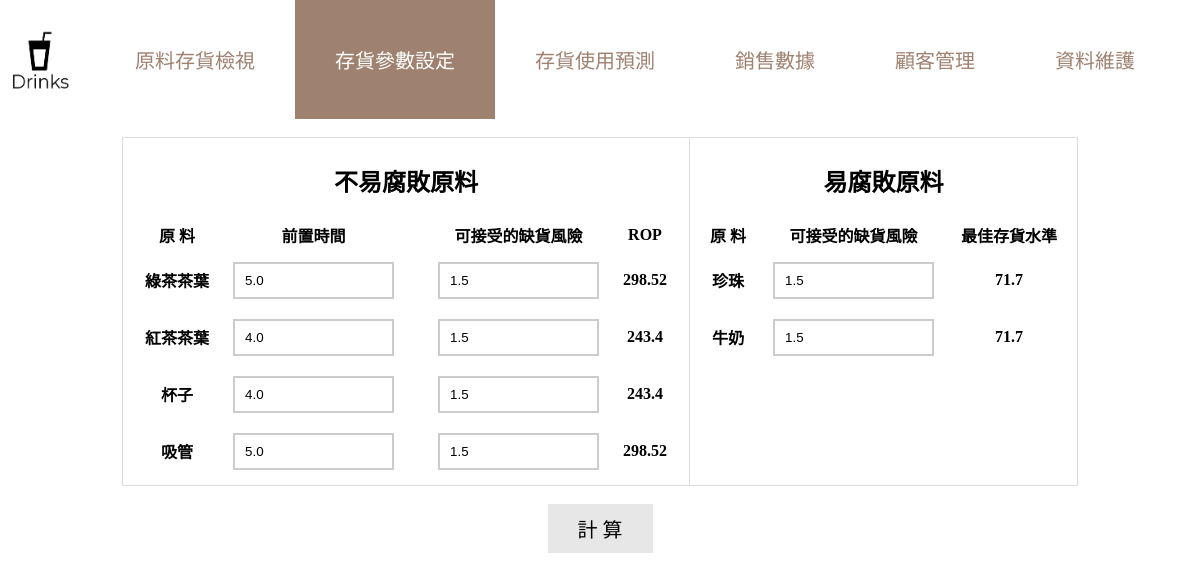
The app's page /management/variable_setting with its own data.
### drink/models.py (models this page shows)
class ROP_Parameters(models.Model):
    ingredient_name = models.CharField(max_length=20)
    LT = models.FloatField()
    d  = models.FloatField()
    sigma = models.FloatField()
    accepted_risk= models.FloatField()
    ROP = models.FloatField(default=0)

class S0_Parameters(models.Model):
    ingredient_name = models.CharField(max_length=20)
    d  = models.FloatField()
    sigma = models.FloatField()
    accepted_risk= models.FloatField()
    S0 = models.FloatField(default=0)

### drink/views.py (the view, shortened to what this page needs)
# urls.py: path('management/variable_setting', level_setup),
def level_setup(request):
    i_para_list_ROP=list(ROP_Parameters.objects.all())
    i_para_list_S0=list(S0_Parameters.objects.all())
    for i in i_para_list_ROP:
        LT_str=str(i.ingredient_name)+"_LT"
        accepted_risk_str=str(i.ingredient_name)+"_accepted_risk"
    for i in i_para_list_S0:
        accepted_risk_str=str(i.ingredient_name)+"_accepted_risk"
        if(accepted_risk_str in request.GET):
            accepted_risk=float(request.GET[accepted_risk_str])
            i.accepted_risk=accepted_risk
            i.S0=getS0(accepted_risk)
            i.save()
    return render(request,'variable_setting.html',locals())

### drink/templates/variable_setting.html (shortened to what this page needs)
<!DOCTYPE html>
<html>
<head>
</head>
<body>
    <ul class="topnav">
      <li>
        {% load staticfiles %}
        <img src=" {% static 'logo.png' %} " style="width:80px; height:80px; float:left; padding-right:15px; padding-top: 20px;" onclick="window.location.href ='/drink_system'"></li>
      <li><a class='other' href='/management/ingredient'>原料存貨檢視</a></li>
      <li><a class='active'>存貨參數設定</a></li>
      <li><a class='other' href='/management/inventory_prediction'>存貨使用預測</a></li>
      <li><a class='other' href="/management/sales_info">銷售數據</a></li>
      <li><a class='other' href="/management/customer_info">顧客管理</a></li>
      <li><a class='other' href="/admin">資料維護</a></li>
    </ul>
<form method="GET" action="">
<br>
<table align="center" style="border: 1px solid #ddd;">
    <tr style="border: 1px solid #ddd;">
        <th valign="top" style="border: 1px solid #ddd;padding-left: 10px;padding-right: 10px">
            <div class='container' " style="padding-left: 10px;padding-right: 10px">
            <h2>不易腐敗原料</h2>
            <table>
                <tr>
                    <th>原 料</th>
                    <th>前置時間</th>
                    <th>可接受的缺貨風險</th>
                    <th>ROP</th>
                </tr>
                {%for i in i_para_list_ROP%}
                <tr>
                    <td>{{i.ingredient_name}}</td>
                    <td>
                        <input class="form-control" name="{{i.ingredient_name}}_LT" id="{{i.ingredient_name}}_LT" type="text" value="{{i.LT}}">
                    </td>
                    <td>
                        <input class="form-control" name="{{i.ingredient_name}}_accepted_risk" id="{{i.ingredient_name}}_accepted_risk" type="text" value="{{i.accepted_risk}}">
                    </td>
                    <td>
                        <p>{{i.ROP}}</p>
                    </td>
                </tr>
                {%endfor%}
            </table>
            </div>
        </th>
        <th valign="top">
            <div class='container' style="padding-left: 10px;padding-right: 10px">
            <h2>易腐敗原料</h2>
            <table>
                <tr>
                    <th>原 料</th>
                    <th>可接受的缺貨風險</th>
                    <th>最佳存貨水準</th>
                </tr>
                {%for i in i_para_list_S0%}
                <tr>
                    <td>{{i.ingredient_name}}</td>
                    <td>
                        <input class="form-control" name="{{i.ingredient_name}}_accepted_risk" id="{{i.ingredient_name}}_accepted_risk" type="text" value="{{i.accepted_risk}}">
                    </td>
                    <td>
                        <p>{{i.S0}}</p>
                    </td>
                </tr>
                {%endfor%}
            </table>
            <br>
            </div>
        </th>
    </tr>
</table>
<br>
<div align="center">
<input class='button' type="submit" value="計 算" align="center"></div>
</form>
</body>
</html>

### drink/templates/variable_setting.html (style rules this page uses)
body { font-family: 微軟正黑體; margin: 0px; padding-top: 0px; }
table, td, th { text-align: center; }
table { border-collapse: collapse; }
th { padding: 5px; text-align:center; }
td { padding: 2px; }
input[type=text] { width: 80%; padding: 9px 10px; margin: 8px 0; box-sizing: border-box; border: 2px solid #ccc; -webkit-transition: 0.5s; transition: 0.5s; outline: none; }
.button { background-color: #e7e7e7; border: none; padding: 10px 30px; text-align: center; text-decoration: none; display: inline-block; font-size: 20px; font-family: 微軟正黑體; }
.topnav { overflow: hidden; background-color: white; }
.topnav a { float: left; display: block; text-align: center; padding: 45px 40px; text-decoration: none; }
.other { color: #9F8170; }
ul { list-style-type: none; margin: 0; padding: 0; overflow: hidden; background-color: #C3B091; font-size: 20px; }
.active { color: white; background-color: #9F8170; }

### records on screen
ROP_Parameters: ingredient_name "綠茶茶葉", LT "5.0", accepted_risk "1.5", ROP "298.52"
ROP_Parameters: ingredient_name "紅茶茶葉", LT "4.0", accepted_risk "1.5", ROP "243.4"
ROP_Parameters: ingredient_name "杯子", LT "4.0", accepted_risk "1.5", ROP "243.4"
ROP_Parameters: ingredient_name "吸管", LT "5.0", accepted_risk "1.5", ROP "298.52"
S0_Parameters: ingredient_name "珍珠", accepted_risk "1.5", S0 "71.7"
S0_Parameters: ingredient_name "牛奶", accepted_risk "1.5", S0 "71.7"
